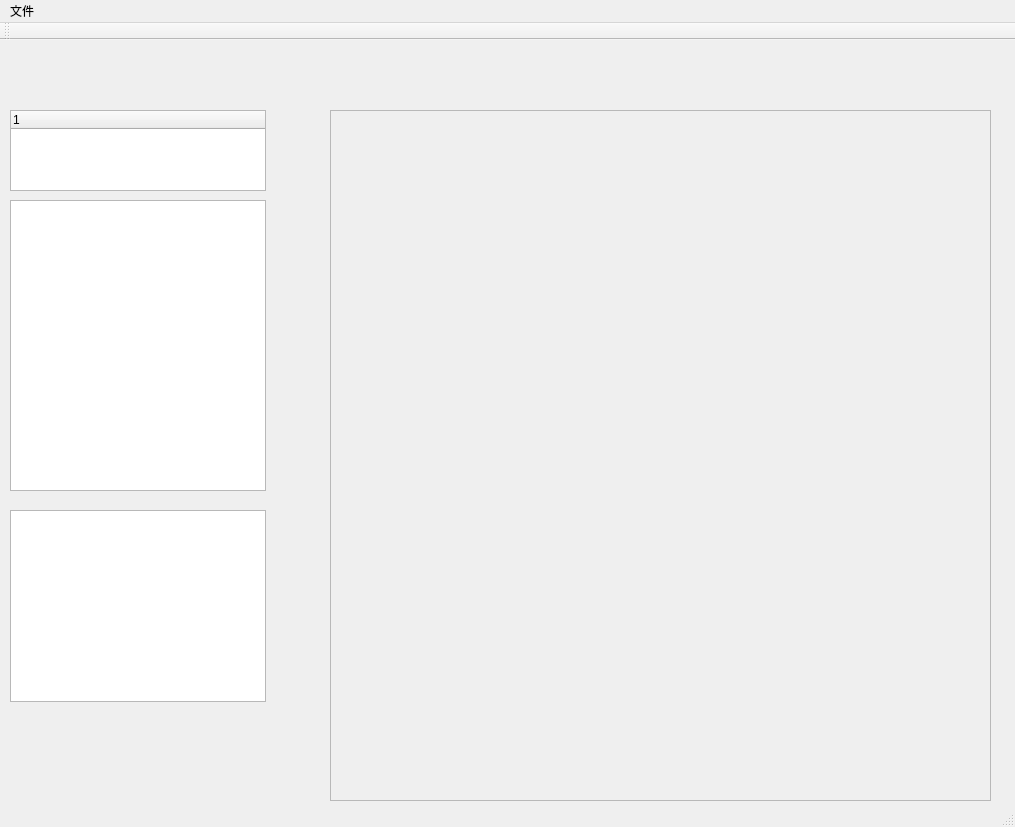
<?xml version="1.0" encoding="UTF-8"?>
<ui version="4.0">
 <class>MainWindowClass</class>
 <widget class="QMainWindow" name="MainWindowClass">
  <property name="geometry">
   <rect>
    <x>0</x>
    <y>0</y>
    <width>1015</width>
    <height>827</height>
   </rect>
  </property>
  <property name="windowTitle">
   <string>MainWindow</string>
  </property>
  <widget class="QWidget" name="centralWidget">
   <widget class="QScrollArea" name="scrollArea">
    <property name="geometry">
     <rect>
      <x>330</x>
      <y>70</y>
      <width>661</width>
      <height>691</height>
     </rect>
    </property>
    <property name="widgetResizable">
     <bool>true</bool>
    </property>
    <widget class="QWidget" name="scrollAreaWidgetContents">
     <property name="geometry">
      <rect>
       <x>0</x>
       <y>0</y>
       <width>659</width>
       <height>689</height>
      </rect>
     </property>
     <layout class="QGridLayout" name="gridLayout">
      <item row="0" column="0">
       <widget class="QLabel" name="label">
        <property name="text">
         <string/>
        </property>
       </widget>
      </item>
     </layout>
    </widget>
   </widget>
   <widget class="QTreeWidget" name="treeWidget">
    <property name="geometry">
     <rect>
      <x>10</x>
      <y>70</y>
      <width>256</width>
      <height>81</height>
     </rect>
    </property>
    <column>
     <property name="text">
      <string notr="true">1</string>
     </property>
    </column>
   </widget>
   <widget class="QTreeView" name="treeView">
    <property name="geometry">
     <rect>
      <x>10</x>
      <y>160</y>
      <width>256</width>
      <height>291</height>
     </rect>
    </property>
   </widget>
   <widget class="QGraphicsView" name="graphicsView">
    <property name="geometry">
     <rect>
      <x>10</x>
      <y>470</y>
      <width>256</width>
      <height>192</height>
     </rect>
    </property>
   </widget>
  </widget>
  <widget class="QMenuBar" name="menuBar">
   <property name="geometry">
    <rect>
     <x>0</x>
     <y>0</y>
     <width>1015</width>
     <height>26</height>
    </rect>
   </property>
   <widget class="QMenu" name="menu">
    <property name="title">
     <string>文件</string>
    </property>
    <addaction name="openAction"/>
   </widget>
   <addaction name="menu"/>
  </widget>
  <widget class="QToolBar" name="mainToolBar">
   <attribute name="toolBarArea">
    <enum>TopToolBarArea</enum>
   </attribute>
   <attribute name="toolBarBreak">
    <bool>false</bool>
   </attribute>
  </widget>
  <widget class="QStatusBar" name="statusBar"/>
  <action name="openAction">
   <property name="text">
    <string>打开图像(&amp;O)</string>
   </property>
  </action>
 </widget>
 <layoutdefault spacing="6" margin="11"/>
 <resources>
  <include location="mainwindow.qrc"/>
 </resources>
 <connections/>
</ui>
